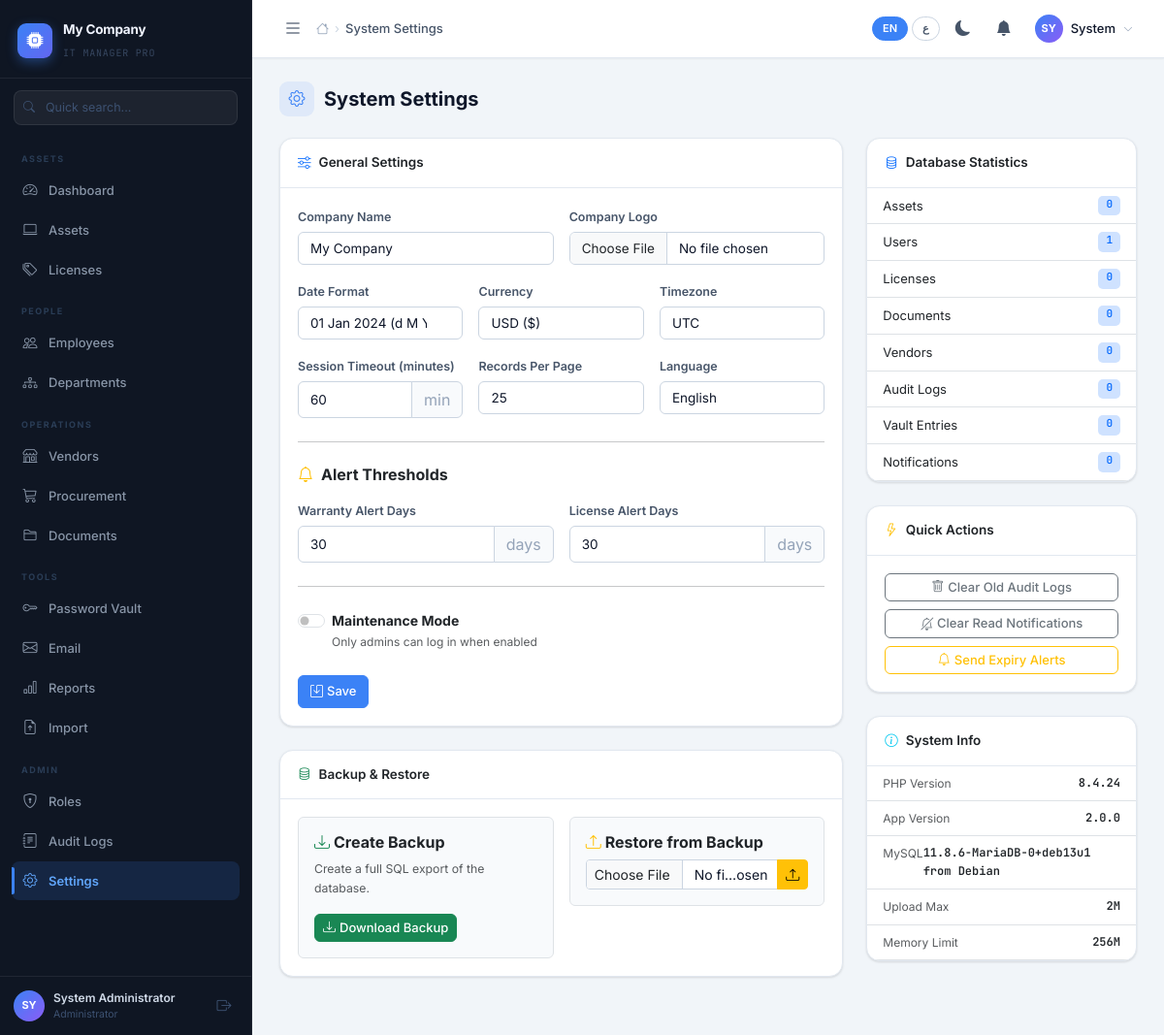
Page /pages/settings.php (signed in) on the committed database.
### tables this page shows
CREATE TABLE IF NOT EXISTS `users` (
  `id`             INT UNSIGNED AUTO_INCREMENT PRIMARY KEY,
  `username`       VARCHAR(50)  NOT NULL UNIQUE,
  `email`          VARCHAR(150) NOT NULL UNIQUE,
  `password_hash`  VARCHAR(255) NOT NULL,
  `role_id`        INT UNSIGNED NOT NULL,
  `department_id`  INT UNSIGNED NULL,
  `full_name`      VARCHAR(150) NOT NULL,
  `phone`          VARCHAR(30),
  `job_title`      VARCHAR(100),
  `avatar`         VARCHAR(255),
  `employee_id`    VARCHAR(50)  UNIQUE,
  `status`         ENUM('active','inactive','suspended') DEFAULT 'active',
  `vault_key_hash` VARCHAR(255) NULL,
  `vault_salt`     VARCHAR(64)  NULL,
  `theme`          ENUM('light','dark') DEFAULT 'light',
  `language`       ENUM('en','ar')      DEFAULT 'en',
  `last_login`     TIMESTAMP NULL,
  `login_attempts` TINYINT  DEFAULT 0,
  `locked_until`   TIMESTAMP NULL,
  `created_at`     TIMESTAMP DEFAULT CURRENT_TIMESTAMP,
  `updated_at`     TIMESTAMP DEFAULT CURRENT_TIMESTAMP ON UPDATE CURRENT_TIMESTAMP,
  FOREIGN KEY (`role_id`)       REFERENCES `roles`(`id`),
  FOREIGN KEY (`department_id`) REFERENCES `departments`(`id`) ON DELETE SET NULL
);

CREATE TABLE IF NOT EXISTS `roles` (
  `id`          INT UNSIGNED AUTO_INCREMENT PRIMARY KEY,
  `name`        VARCHAR(50)  NOT NULL UNIQUE,
  `description` VARCHAR(255),
  `is_system`   TINYINT(1)   DEFAULT 0,
  `color`       VARCHAR(20)  DEFAULT 'primary',
  `created_at`  TIMESTAMP    DEFAULT CURRENT_TIMESTAMP
);

### pages/settings.php (the view, shortened to what the rows shown need)
<?php
require_once __DIR__ . '/../includes/bootstrap.php';
$dbTables=['assets','users','licenses','documents','vendors','audit_logs','vault_entries','notifications'];
$dbStats=[];
foreach($dbTables as $t){try{$dbStats[$t]=$db->query("SELECT COUNT(*) FROM `$t`")->fetchColumn();}catch(Throwable $e){$dbStats[$t]='N/A';}}
include APP_ROOT . '/includes/header.php';
?>
<div class="page-header">
  <h1 class="page-title"><div class="title-icon"><i class="bi bi-gear"></i></div> <?= h(__('set_title')) ?></h1>
</div>
<div class="row g-4">
  <div class="col-lg-4">
    <div class="card mb-4">
      <div class="card-body p-0">
        <?php foreach($dbStats as $t=>$c): ?>
        <div class="d-flex justify-content-between px-3 py-2 border-bottom">
          <span class="text-capitalize" style="font-size:13px;"><?= h(str_replace('_',' ',$t)) ?></span>
          <span class="badge bg-primary-subtle text-primary mono"><?= number_format((int)$c) ?></span>
        </div>
        <?php endforeach; ?>
      </div>
    </div>
  </div>
</div>
<?php include APP_ROOT . '/includes/footer.php'; ?>

### includes/header.php (shortened to what the rows shown need)
<?php
$currentUser = $auth->getUser();
$theme       = $auth->getTheme();
$lang        = $auth->getLang();
$isRTL       = ($lang === 'ar');
$dir         = $isRTL ? 'rtl' : 'ltr';
?>
<!DOCTYPE html>
<html lang="<?= h($lang) ?>" dir="<?= $dir ?>" data-bs-theme="<?= h($theme) ?>">
<head>
<link rel="stylesheet" href="https://cdn.jsdelivr.net/npm/bootstrap@5.3.3/dist/css/bootstrap.min.css">
<link rel="stylesheet" href="https://cdn.jsdelivr.net/npm/bootstrap-icons@1.11.3/font/bootstrap-icons.min.css">
<link rel="stylesheet" href="<?= APP_URL ?>/assets/css/app.css">
</head>
<body>
<aside class="sidebar" id="appSidebar">
  <div class="sidebar-footer">
    <a href="<?= APP_URL ?>/pages/profile.php" class="sb-user-link">
      <div class="sb-avatar">
        <?php if (!empty($currentUser['avatar']) && file_exists(UPLOAD_DIR.'avatars/'.$currentUser['avatar'])): ?>
          <img src="<?= APP_URL ?>/uploads/avatars/<?= h($currentUser['avatar']) ?>" alt="">
        <?php else: ?>
          <?= h(mb_strtoupper(mb_substr($currentUser['full_name'] ?? 'U', 0, 2))) ?>
        <?php endif; ?>
      </div>
      <div>
        <span class="sb-user-name"><?= h($currentUser['full_name']) ?></span>
        <span class="sb-user-role"><?= h($currentUser['role_name']) ?></span>
      </div>
    </a>
  </div>
</aside>
<div class="main-wrapper" id="mainWrapper">
  <header class="topbar">
    <div class="topbar-right">
      <div class="dropdown">
        <button class="tb-user-btn" data-bs-toggle="dropdown">
          <div class="tb-avatar">
            <?php if (!empty($currentUser['avatar']) && file_exists(UPLOAD_DIR.'avatars/'.$currentUser['avatar'])): ?>
              <img src="<?= APP_URL ?>/uploads/avatars/<?= h($currentUser['avatar']) ?>" alt="">
            <?php else: ?>
              <?= h(mb_strtoupper(mb_substr($currentUser['full_name']??'U',0,2))) ?>
            <?php endif; ?>
          </div>
          <span class="d-none d-md-inline"><?= h(explode(' ',$currentUser['full_name'])[0]) ?></span>
          <i class="bi bi-chevron-down" style="font-size:10px;color:var(--text-3)"></i>
        </button>
      </div>
    </div>
  </header>
  <main class="page-body">

### rows in the picture
users: full_name "SY", full_name "System Administrator", role.name "Administrator", full_name "System", login_attempts "0"

### other values in the picture
$companyName "My Company"
$label "ASSETS"
$name "Dashboard"
$name "Assets"
$name "Licenses"
$label "PEOPLE"
$name "Employees"
$name "Departments"
$label "OPERATIONS"
$name "Vendors"
$name "Procurement"
$name "Documents"
$label "TOOLS"
$name "Password Vault"
$name "Email"
